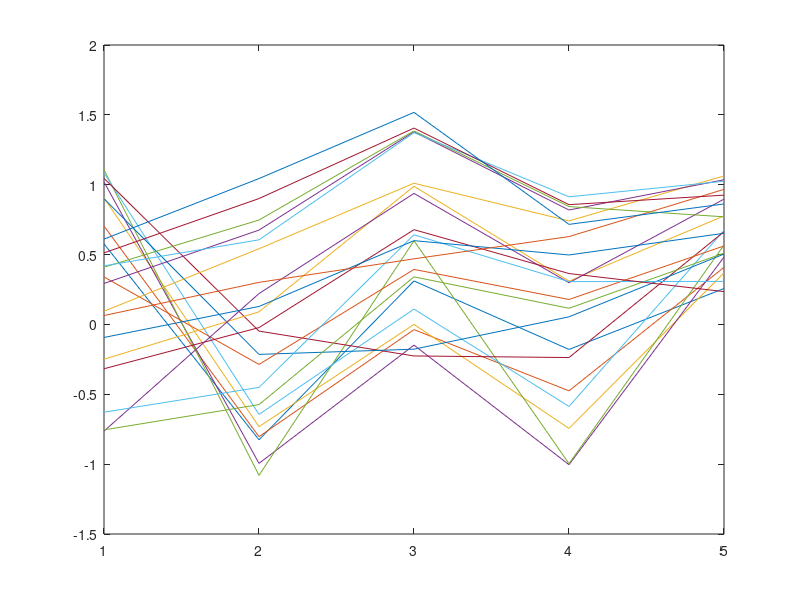

Here is the MATLAB script that generated this plot: (Note: this script raises an error after producing the figure.)
clear;

load('label.mat');
nc=find(label==0);
scd=find(label==1);

load('att_feacon.mat')
att=reshape(att,[176,5,5,22]);

%% normalize att
att_z=zeros(size(att));
for s=1:5
    for cv=1:5
        temp=squeeze(att(:,cv,s,:));
        dim=size(temp);
        temp=reshape(temp,[1,dim(1)*dim(2)]);
        temp=zscore(temp);
        temp=reshape(temp,[dim(1),dim(2)]);
        
        % the whole model could utilize an inverse-signed attention (associated with an inverse-signed MLP)
        % which will not influence the seperation of two groups
        % we manually require the attention on SCD to be higher than NC
        if mean(mean(temp(scd,:)))<mean(mean(temp(nc,:)))
            temp=-temp;
        end
        att_z(:,cv,s,:)=reshape(temp,[dim(1),dim(2)]);
    end
end

att_z_m=squeeze(mean(att_z,2));

plot(squeeze(att_z(6,1,:,:)))
hold on;

%% show att dist
s=5;
cv=5;
ncstate=squeeze(att_z(nc,cv,s,:));
ncstate=reshape(ncstate,[1,64*22]);
scdstate=squeeze(att_z(scd,cv,s,:));
scdstate=reshape(scdstate,[1,112*22]);

histogram(ncstate,'normalization','probability')
hold on;
histogram(scdstate,'normalization','probability')

%% mean att across folds

for s=1:5
ncstate=squeeze(att_z_m(nc,s,:));
ncstate=reshape(ncstate,[1,64*22]);
scdstate=squeeze(att_z_m(scd,s,:));
scdstate=reshape(scdstate,[1,112*22]);
[p,h]=ranksum(ncstate,scdstate)
subplot(2,3,s)
histogram(ncstate,'normalization','probability')
hold on;
histogram(scdstate,'normalization','probability')
end
%% plot mean att time series
for sub=1:4
    subplot(2,2,sub)
    plot(squeeze(att_z_m(5+sub,:,:))')
end
%% load FC
% FC_scales=cell(1,5);
% for i=100:100:500
%     load(['att_' num2str(i) '_test.mat'])
%     FC_scales{round(i/100)}=FC_all;
% end

load('FC_scales')

%% group analysis of dFCN
s=1;
FC_all=FC_scales{s};
temp=squeeze(att_z_m(:,s,:));
temp=reshape(temp,[1,176*22]);
FC_all=reshape(FC_all,[176*22,s*100,s*100]);

nc_state=FC_all(temp<=0,:,:);
scd_state=FC_all(temp>0,:,:);

% nc_state=FC_all(nc,:,:,:);
% nc_state=reshape(nc_state,[64*22,s*100,s*100]);
% scd_state=FC_all(scd,:,:,:);
% scd_state=reshape(scd_state,[112*22,s*100,s*100]);

%% mean
figure;
toshow=squeeze(mean(nc_state,1));
for i=1:(s*100)
    toshow(i,i)=0;
end
subplot(2,2,1)
imagesc(toshow,[-0.3,0.7])
title('Averaged NC state')

toshow=squeeze(mean(scd_state,1));
for i=1:(s*100)
    toshow(i,i)=0;
end
subplot(2,2,2)
imagesc(toshow,[-0.3,0.7])
title('Averaged SCD state')

subplot(2,2,3)
imagesc(squeeze(mean(scd_state,1))-squeeze(mean(nc_state,1)))
title('Difference (SCD-NC)')

hh=zeros(s*100,s*100);
pp=zeros(s*100,s*100);
for i=1:(s*100)
    for j=(i+1):(s*100)
%         [hh(i,j), pp(i,j)]=ttest2(squeeze(nc_state(:,i,j)),squeeze(scd_state(:,i,j)));
        [pp(i,j), hh(i,j)]=ranksum(squeeze(nc_state(:,i,j)),squeeze(scd_state(:,i,j)));
    end
end

th=0.0001/((s*100)*(s*100-1)/2);
newhh=(pp<th);
for i=1:(s*100)
    for j=1:i
        newhh(i,j)=0;
    end
end
subplot(2,2,4)
imagesc(newhh)
title('Significance (upper triangle)')

%% mean sort to RSNs (increase or decrease)
for s=1:5
    FC_all=FC_scales{s};
    temp=squeeze(att_z_m(:,s,:));
    temp=reshape(temp,[1,176*22]);
%     FC_all=reshape(FC_all,[176*22,s*100,s*100]);

    nc_state=FC_all(label==0,:,:,:);
    nc_state=reshape(nc_state,[64*22,s*100,s*100]);
    scd_state=FC_all(label==1,:,:,:);
    scd_state=reshape(scd_state,[112*22,s*100,s*100]);

%     nc_state=FC_all(temp<=0,:,:);
%     scd_state=FC_all(temp>0,:,:);
    
    hh=zeros(s*100,s*100);
    pp=zeros(s*100,s*100);
    for i=1:(s*100)
        for j=(i+1):(s*100)
            [pp(i,j), hh(i,j)]=ranksum(squeeze(nc_state(:,i,j)),squeeze(scd_state(:,i,j)));
        end
    end

    th=0.0001/((s*100)*(s*100-1)/2);
    newhh=(pp<th);
    for i=1:(s*100)
        for j=1:i
            newhh(i,j)=0;
        end
    end
    
    diff=squeeze(mean(scd_state,1))-squeeze(mean(nc_state,1));
    incrhh=newhh&(diff>0);
    decrhh=newhh&(diff<0);

    load('/media/user/4TB/matlab/renji/par.mat')
    temp=par(1:(s*100),s);
    temp(((s*100)/2+1):(s*100))=temp(((s*100)/2+1):(s*100))+7;
    % label=unique(temp);
    okgrid=zeros(14,14);
    RSN1=zeros(14,14);
    for i=1:14
        for j=i:14
            if j==i
                RSN1(i,j)=sum(sum(incrhh(find(temp==i),find(temp==j))))/sum((temp==i))/(sum(temp==j)-1)*2;
            else
                RSN1(i,j)=sum(sum(incrhh(find(temp==i),find(temp==j))))/sum((temp==i))/sum(temp==j);
            end
    %           RSN1(i,j)=sum(sum(p1_2(find(temp==i),find(temp==j))));
            okgrid(i,j)=1;
        end
    end

    subplot(2,5,s)
    h=imagesc(RSN1);
    set(h,'alphadata',okgrid);
    colormap('jet');
    
    % label=unique(temp);
    okgrid=zeros(14,14);
    RSN1=zeros(14,14);
    for i=1:14
        for j=i:14
            if j==i
                RSN1(i,j)=sum(sum(decrhh(find(temp==i),find(temp==j))))/sum((temp==i))/sum(temp==j)*2;
            else
                RSN1(i,j)=sum(sum(decrhh(find(temp==i),find(temp==j))))/sum((temp==i))/sum(temp==j);
            end
    %           RSN1(i,j)=sum(sum(p1_2(find(temp==i),find(temp==j))));
              okgrid(i,j)=1;
        end
    end

    subplot(2,5,5+s)
    h=imagesc(RSN1);
    set(h,'alphadata',okgrid);
    colormap('jet');
end
%% std
figure;
toshow=squeeze(std(nc_state,1));
for i=1:(s*100)
    toshow(i,i)=0;
end
subplot(2,2,1)
imagesc(toshow,[0.2,0.40])
title('STD in NC state')

toshow=squeeze(std(scd_state,1));
for i=1:(s*100)
    toshow(i,i)=0;
end
subplot(2,2,2)
imagesc(toshow,[0.2,0.40])
title('STD in SCD state')

subplot(2,2,3)
imagesc(squeeze(std(scd_state,1))-squeeze(std(nc_state,1)))
title('Difference (SCD-NC)')

grouping=zeros(1,3872);
grouping(1:size(nc_state,1))=1; grouping((size(nc_state,1)+1):end)=2;


pp=zeros(s*100,s*100);
for i=1:(s*100)
    for j=(i+1):(s*100)
        pp(i,j)=vartestn([squeeze(nc_state(:,i,j));squeeze(scd_state(:,i,j))],grouping, 'TestType','LeveneQuadratic','Display','off');
    end
end

th=0.0001/((s*100)*(s*100-1)/2);
newhh=(pp<th);
for i=1:(s*100)
    for j=1:i
        newhh(i,j)=0;
    end
end
subplot(2,2,4)
imagesc(newhh)
title('Significance (upper triangle)')

%% std sort to RSNs (increase or decrease)
for s=1:5
    FC_all=FC_scales{s};
    temp=squeeze(att_z_m(:,s,:));
    temp=reshape(temp,[1,176*22]);
%     FC_all=reshape(FC_all,[176*22,s*100,s*100]);
    
    nc_state=FC_all(label==0,:,:,:);
    nc_state=reshape(nc_state,[64*22,s*100,s*100]);
    scd_state=FC_all(label==1,:,:,:);
    scd_state=reshape(scd_state,[112*22,s*100,s*100]);


%     nc_state=FC_all(temp<=0,:,:);
%     scd_state=FC_all(temp>0,:,:);
    
    pp=zeros(s*100,s*100);
    for i=1:(s*100)
        for j=(i+1):(s*100)
            pp(i,j)=vartestn([squeeze(nc_state(:,i,j));squeeze(scd_state(:,i,j))],grouping, 'TestType','LeveneQuadratic','Display','off');
        end
    end

    th=0.0001/((s*100)*(s*100-1)/2);
    newhh=(pp<th);
    for i=1:(s*100)
        for j=1:i
            newhh(i,j)=0;
        end
    end
    
    diff=squeeze(std(scd_state,1))-squeeze(std(nc_state,1));
    incrhh=newhh&(diff>0);
    decrhh=newhh&(diff<0);

    load('/media/user/4TB/matlab/renji/par.mat')
    temp=par(1:(s*100),s);
    temp((s*100)/2:(s*100))=temp((s*100)/2:(s*100))+7;
    % label=unique(temp);
    okgrid=zeros(14,14);
    RSN1=zeros(14,14);
    for i=1:14
        for j=i:14
            if j==i
                RSN1(i,j)=sum(sum(incrhh(find(temp==i),find(temp==j))))/sum((temp==i))/sum(temp==j)*2;
            else
                RSN1(i,j)=sum(sum(incrhh(find(temp==i),find(temp==j))))/sum((temp==i))/sum(temp==j);
            end
    %           RSN1(i,j)=sum(sum(p1_2(find(temp==i),find(temp==j))));
              okgrid(i,j)=1;
        end
    end

    subplot(2,5,s)
    h=imagesc(RSN1);
    set(h,'alphadata',okgrid);
    colormap('jet');
    
    % label=unique(temp);
    okgrid=zeros(14,14);
    RSN1=zeros(14,14);
    for i=1:14
        for j=i:14
           if j==i
                RSN1(i,j)=sum(sum(decrhh(find(temp==i),find(temp==j))))/sum((temp==i))/sum(temp==j)*2;
           else
                RSN1(i,j)=sum(sum(decrhh(find(temp==i),find(temp==j))))/sum((temp==i))/sum(temp==j);
           end
    %           RSN1(i,j)=sum(sum(p1_2(find(temp==i),find(temp==j))));
              okgrid(i,j)=1;
        end
    end

    subplot(2,5,5+s)
    h=imagesc(RSN1);
    set(h,'alphadata',okgrid);
    colormap('jet');
end

%% network level differences
Q=zeros(5,3872);
%     Eloc=zeros(1,3872);
Eg=zeros(5,3872);
th=0.2;
for s=1:5
    FC_all=FC_scales{s};
    FC_all=reshape(FC_all,[176*22,s*100,s*100]);
    FC_all(FC_all<=th)=0;
    zerodiag=~eye(s*100,s*100);
    
    for i=1:3872
        G=squeeze(FC_all(i,:,:)).*zerodiag;
        [~,Q(s,i)] = modularity_und(G);
%         [~,Eg(s,i)] = charpath(G);
        Eg(s,i) = efficiency_wei(G);
%         Eloc(i) = mean(efficiency_wei(G,2));
    end
end
save(['networkmetric_th' num2str(th),'.mat'],'Eg','Q');

%modularity
p=[];
for s=1:5
    temp=squeeze(att_z_m(:,s,:));
    temp=reshape(temp,[1,176*22]);
    pos=(temp<=0);
    % by group
%     pos=zeros(176,22);
%     pos(label==0,:)=1;
%     pos=reshape(pos,[1,176*22]);
%     pos=(pos==1);
    
    boxplot(Q(s,pos),'Positions',s,'boxstyle','outline','colors','b','Symbol','b+', 'Widths', 0.25)
    hold on;
    scatter(s+0.025*randn(1, length(find(pos))),Q(s,pos),15,'MarkerFaceColor','b','MarkerEdgeColor','b','MarkerFaceAlpha',.2,'MarkerEdgeAlpha',.2)
    boxplot(Q(s,~pos),'Positions',s+0.3,'boxstyle','outline','colors','r', 'Widths', 0.25)
    scatter(s+0.3+0.025*randn(1, length(find(~pos))),Q(s,~pos),15, 'MarkerFaceColor','r','MarkerEdgeColor','r','MarkerFaceAlpha',.2,'MarkerEdgeAlpha',.2)
    
    set(gca,'xlim',[0.5,5.8]);
    set(gca,'ylim',[0,0.57]);
%     set(gca,'ylim',[0,20]);
    set(gca,'xtick',[(1:5)+0.15])
    set(gca,'xticklabel',{'100 ROIs','200 ROIs','300 ROIs','400 ROIs','500 ROIs'})
    set(gca,'FontSize',20)
    xlabel('Scale')
    ylabel('Modularity')
    p(s)=ranksum(Q(s,pos),Q(s,~pos));
    if ranksum(Q(s,pos),Q(s,~pos))<0.05
       plot([s,s+0.3],[0.50,0.50],'k-','LineWidth',2)
       scatter(s+0.15,0.52,32,'k*')
%         plot([s,s+0.3],[17,17],'k-','LineWidth',2)
%        scatter(s+0.15,18,32,'k*')
    end
    if ranksum(Q(s,pos),Q(s,~pos))<0.01
%        scatter(s+0.15,18.5,32,'k*')
        scatter(s+0.15,0.54,32,'k*')
    end
    if ranksum(Q(s,pos),Q(s,~pos))<0.001
%        scatter(s+0.15,19,32,'k*')
        scatter(s+0.15,0.56,32,'k*')
    end
end

%global efficiencyc
p=[];
for s=1:5
    temp=squeeze(att_z_m(:,s,:));
    temp=reshape(temp,[1,176*22]);
    pos=(temp<=0);
    
    % by group
%     pos=zeros(176,22);
%     pos(label==0,:)=1;
%     pos=reshape(pos,[1,176*22]);
%     pos=(pos==1);
    
    boxplot(Eg(s,pos),'Positions',s,'boxstyle','outline','colors','b','Symbol','b+', 'Widths', 0.25)
    hold on;
    scatter(s+0.025*randn(1, length(find(pos))),Eg(s,pos),15,'MarkerFaceColor','b','MarkerEdgeColor','b','MarkerFaceAlpha',.2,'MarkerEdgeAlpha',.2)
    boxplot(Eg(s,~pos),'Positions',s+0.3,'boxstyle','outline','colors','r', 'Widths', 0.25)
    scatter(s+0.3+0.025*randn(1, length(find(~pos))),Eg(s,~pos),15, 'MarkerFaceColor','r','MarkerEdgeColor','r','MarkerFaceAlpha',.2,'MarkerEdgeAlpha',.2)
    
    set(gca,'xlim',[0.5,5.8]);
    set(gca,'ylim',[0.2,0.9]);
%     set(gca,'ylim',[-0.2,0.1]);
    set(gca,'xtick',[(1:5)+0.15])
    set(gca,'xticklabel',{'100 ROIs','200 ROIs','300 ROIs','400 ROIs','500 ROIs'})
    set(gca,'FontSize',20)
    xlabel('Scale')
    ylabel('Global Efficiency')
    p(s)=ranksum(Eg(s,pos),Eg(s,~pos));
    if ranksum(Eg(s,pos),Eg(s,~pos))<0.05
       plot([s,s+0.3],[0.80,0.80],'k-','LineWidth',2)
       scatter(s+0.15,0.82,32,'k*')
%        plot([s,s+0.3],[0,0],'k-','LineWidth',2)
%        scatter(s+0.15,0.01,32,'k*')
    end
    if ranksum(Eg(s,pos),Eg(s,~pos))<0.01
       scatter(s+0.15,0.84,32,'k*')
%         scatter(s+0.15,0.02,32,'k*')
    end
     if ranksum(Eg(s,pos),Eg(s,~pos))<0.001
         scatter(s+0.15,0.86,32,'k*')
%        scatter(s+0.15,0.03,32,'k*')
    end
end


%% dwell time and frequency group

for s=1:5
    dt=squeeze(mean(att_z_m(:,s,:),3));

    boxplot(dt(nc),'Positions',s,'boxstyle','outline','colors','b','Symbol','b+', 'Widths', 0.25)
    hold on;
    scatter(s+0.025*randn(1, length(dt(nc))),dt(nc),15,'MarkerFaceColor','b','MarkerEdgeColor','b','MarkerFaceAlpha',.2,'MarkerEdgeAlpha',.2)
    boxplot(dt(scd),'Positions',s+0.3,'boxstyle','outline','colors','r', 'Widths', 0.25)
    scatter(s+0.3+0.025*randn(1, length(dt(scd))),dt(scd),15, 'MarkerFaceColor','r','MarkerEdgeColor','r','MarkerFaceAlpha',.2,'MarkerEdgeAlpha',.2)
    
    set(gca,'xtick',[(1:5)+0.15])
    set(gca,'xticklabel',{'100 ROIs','200 ROIs','300 ROIs','400 ROIs','500 ROIs'})
    set(gca,'FontSize',15)
    xlabel('Scale')
    ylabel('Dwell time in SCD-related state')
    p(s)=ranksum(dt(nc),dt(scd));
    if ranksum(dt(nc),dt(scd))<0.05
        plot([s,s+0.3],[1,1],'k-','LineWidth',2)
        scatter(s+0.15,1.1,32,'k*')
    end
    if ranksum(dt(nc),dt(scd))<0.01
        scatter(s+0.15,1.2,32,'k*')
    end
     if ranksum(dt(nc),dt(scd))<0.001
        scatter(s+0.15,1.3,32,'k*')
    end
end
set(gca,'xlim',[0.5,5.8]);
set(gca,'ylim',[-1.5,1.5]);

for s=1:5
    dt=std(squeeze(att_z_m(:,s,:)),0,2);
    boxplot(dt(nc),'Positions',s,'boxstyle','outline','colors','b','Symbol','b+', 'Widths', 0.25)
    hold on;
    scatter(s+0.025*randn(1, length(dt(nc))),dt(nc),15,'MarkerFaceColor','b','MarkerEdgeColor','b','MarkerFaceAlpha',.2,'MarkerEdgeAlpha',.2)
    boxplot(dt(scd),'Positions',s+0.3,'boxstyle','outline','colors','r', 'Widths', 0.25)
    scatter(s+0.3+0.025*randn(1, length(dt(scd))),dt(scd),15, 'MarkerFaceColor','r','MarkerEdgeColor','r','MarkerFaceAlpha',.2,'MarkerEdgeAlpha',.2)
    
    set(gca,'xtick',[(1:5)+0.15])
    set(gca,'xticklabel',{'100 ROIs','200 ROIs','300 ROIs','400 ROIs','500 ROIs'})
    set(gca,'FontSize',13)
    xlabel('Scale')
    ylabel('Transition variability')
    p(s)=ranksum(dt(nc),dt(scd));
    if ranksum(dt(nc),dt(scd))<0.05
       plot([s,s+0.3],[0.51,0.51],'k-','LineWidth',2)
       scatter(s+0.15,0.52,32,'k*')
    end
    if ranksum(dt(nc),dt(scd))<0.01
       scatter(s+0.15,0.54,32,'k*')
    end
     if ranksum(dt(nc),dt(scd))<0.001
       scatter(s+0.15,0.56,32,'k*')
    end
end
set(gca,'xlim',[0.5,5.8]);
set(gca,'ylim',[0,0.6]);

%% dwell time and frequency group cognition
s=3;
% dt=squeeze(mean(att_z_m(:,s,:),3));
dt=std(squeeze(att_z_m(:,s,:)),0,2);
% dt=sum(dt,2);

load('metrics_sort.mat')

% load('dwelltime.mat')
% valid=find(dt~=0&dt~=22);
% valid=find(metrics(:,1)>=20);

% 1 mmse 2 moca 3 avltn5 4 atltn7 5 aft 6 bnt 7 stta 8 sttb 9 faq
% 10 scd 11-14 scd abcd

r=zeros(1,9);
p=zeros(1,9);
CI=zeros(2,9);
for i=1:9
    x=dt(:); y=metrics(:,i);
    [r(i),p(i)]=corr(x,y,'rows','complete','Type','Spearman');
    mycorr=@(x,y) (corr(x,y,'rows','complete','Type','Spearman'));
    CI(:,i)=bootci(1000,{mycorr,x,y});
end

testname={'MMSE','MOCA','AVLTN5','AVLTN7','AFT','BNT','STTA','STTB','FAQ'};
[~,pcor,padj] = fdr(p);

% scatter to check
for i=1:9
    if pcor(i)<0.05
        figure;
        scatter(dt,metrics(:,i)+0.3*rand(length(dt),1),'filled');
        alpha(0.5);
        hold on;
        c=ones(length(dt),1);
        b = regress(metrics(:,i),[dt,c]);
        yf= [dt,c]*b;
        plot(dt,yf)
        xlabel(['attention mean (scale)=' num2str(s*100)]);
%         xlabel(['attention STD (scale)=' num2str(s*100)]);
        ylabel(testname{i});
        title(['r=' num2str(r(i),3) ' p=' num2str(pcor(i),3)]);
    end
end